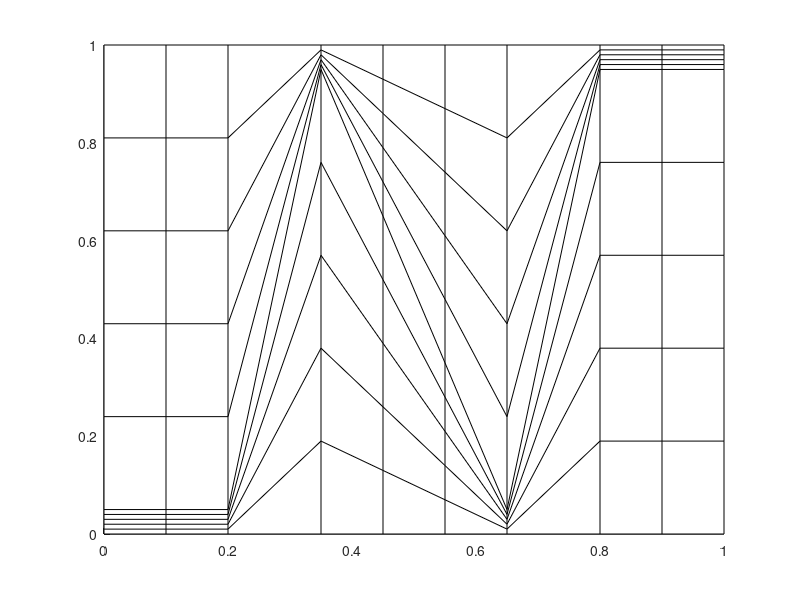

This figure's MATLAB source:
function z_mesh_quad()
% Z-mesh generated for quadrilaterals
clear all; close all; clc;

logi_save_plots = false;
logi_write_file = true;

L=1;
nx=9;
if(mod(nx,9)~=0)
    error('n must be a multiple of 9 for the z-mesh')
else
    nn=nx/9;
%     nsub=[4 7 13 16 20]*nn +1;
    nsub=[2 3 6 7 9]*nn +1;
end

fraction=0.05;
if(fraction<eps || fraction > 1-eps)
    error('wrong fraction');
end

slope1 = (1-2*fraction)/0.15;
slope2 = (2*fraction-1)/0.30;

y1=@(x) slope1*(x-0.20*L)+fraction*L;
y2=@(x) slope2*(x-0.35*L)+(1-fraction)*L;
y3=@(x) slope1*(x-0.65*L)+fraction*L;


% % uniform subdivision along x
% xi=linspace(0,L,n+1);
xi=[0 0.1 0.2 0.35 0.45 0.55 0.65 0.8 0.9 1.0];

ny=10;
x=zeros(nx+1,ny+1);
y=zeros(nx+1,ny+1);

for i=1:nx+1
    x(i,:) = xi(i);
end
% five different y-spacing, depending on the zone
for i=1:nx+1
    if(i<=nsub(1))
        yy=L*fraction;
    elseif(i<=nsub(2))
        yy=y1(x(i));
    elseif(i<=nsub(3))
        yy=y2(x(i));
    elseif(i<=nsub(4))
        yy=y3(x(i));
    elseif(i<=nsub(5))
        yy=L*(1-fraction);
    else
        error('not in nsub!!!');
    end
    aux1 = linspace(0,yy,ny/2+1)
    aux2 = linspace(yy,L,ny/2+1); aux2(1)=[]
    y(i,:) = [aux1 aux2];
end

figure(1)
surf(x,y,ones(nx+1,ny+1)*0,'FaceColor','white')
view(0,90)
output_file=strcat('.\figs\z_mesh_quad_L',int2str(L),'_n',int2str(nx),'_a',num2str(fraction,3))
if(logi_save_plots)
    print('-dpdf',strcat(output_file1,'.pdf'));
    print('-dpng',strcat(output_file1,'.png'));
    saveas(gcf,strcat(output_file1,'.fig'),'fig');
end
%
if(~logi_write_file), return; end;
%
%---------------------------------------------
% save txt file
matID=1;
srcID=1;

% date and time;
[yr, mo, da, hr, mi, s] = datevec(now);

%%%%%%%%%%%%%%%%%%%%%
output_file1=strcat(output_file,'.txt')
fid=fopen(output_file1,'w');

fprintf(fid,'# Date: %d/%d/%d   Time: %d:%d\n', mo, da, yr, hr, mi);

fprintf(fid,'# dimensions \n');
fprintf(fid,'%g %g \n',L,L);

ncells = nx*ny;

fprintf(fid,'# connectivity \n');
fprintf(fid,'%d\n',ncells);
for iel=1:ncells
    skip = 4*(iel-1);
    i1 = skip + 1;
    i2 = skip + 2;
    i3 = skip + 3;
    i4 = skip + 4;
    fprintf(fid,'%d %d %d %d %d %d %d \n',4,i1,i2,i3,i4,matID,srcID);
end

fprintf(fid,'# DG vertices (counter-clockwise) \n');
fprintf(fid,'%d\n',4*ncells);
for i=1:nx
    for j=1:ny
        fprintf(fid,' %g %g \n %g %g \n %g %g \n %g %g \n',x(i,j)    ,y(i,j)    ,...
            x(i+1,j)  ,y(i+1,j)  ,...
            x(i+1,j+1),y(i+1,j+1),...
            x(i,j+1)  ,y(i,j+1)  );
    end
end

fprintf(fid,'# grid vertices (counter-clockwise) \n');
fprintf(fid,'%d\n',(nx+1)*(ny+1));
for i=1:nx+1
    for j=1:ny+1
        fprintf(fid,'%g %g \n',x(i,j),y(i,j) );
    end
end

fclose(fid);
return
end
%%%%%%%%%%%%%%%%%%%%%
